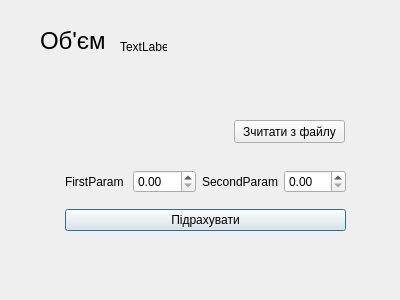
<?xml version="1.0" encoding="UTF-8"?>
<ui version="4.0">
 <class>VolumeWindow</class>
 <widget class="QDialog" name="VolumeWindow">
  <property name="geometry">
   <rect>
    <x>0</x>
    <y>0</y>
    <width>400</width>
    <height>300</height>
   </rect>
  </property>
  <property name="windowTitle">
   <string>Об'єм</string>
  </property>
  <widget class="QLabel" name="label">
   <property name="geometry">
    <rect>
     <x>40</x>
     <y>20</y>
     <width>111</width>
     <height>41</height>
    </rect>
   </property>
   <property name="font">
    <font>
     <pointsize>18</pointsize>
    </font>
   </property>
   <property name="text">
    <string>Об'єм</string>
   </property>
  </widget>
  <widget class="QLabel" name="figureName">
   <property name="geometry">
    <rect>
     <x>120</x>
     <y>40</y>
     <width>47</width>
     <height>13</height>
    </rect>
   </property>
   <property name="text">
    <string>TextLabel</string>
   </property>
  </widget>
  <widget class="QWidget" name="verticalLayoutWidget">
   <property name="geometry">
    <rect>
     <x>65</x>
     <y>160</y>
     <width>281</width>
     <height>81</height>
    </rect>
   </property>
   <layout class="QVBoxLayout" name="verticalLayout">
    <item>
     <layout class="QHBoxLayout" name="horizontalLayout">
      <item>
       <widget class="QLabel" name="firstParamLabel">
        <property name="text">
         <string>FirstParam</string>
        </property>
       </widget>
      </item>
      <item>
       <widget class="QDoubleSpinBox" name="firSpinBox"/>
      </item>
      <item>
       <widget class="QLabel" name="secondParamLabel">
        <property name="text">
         <string>SecondParam</string>
        </property>
       </widget>
      </item>
      <item>
       <widget class="QDoubleSpinBox" name="secSpinBox"/>
      </item>
     </layout>
    </item>
    <item>
     <widget class="QPushButton" name="calsBtn">
      <property name="text">
       <string>Підрахувати</string>
      </property>
     </widget>
    </item>
   </layout>
  </widget>
  <widget class="QPushButton" name="getFromFileBtn">
   <property name="geometry">
    <rect>
     <x>234</x>
     <y>120</y>
     <width>111</width>
     <height>23</height>
    </rect>
   </property>
   <property name="text">
    <string>Зчитати з файлу</string>
   </property>
  </widget>
 </widget>
 <resources/>
 <connections/>
</ui>
